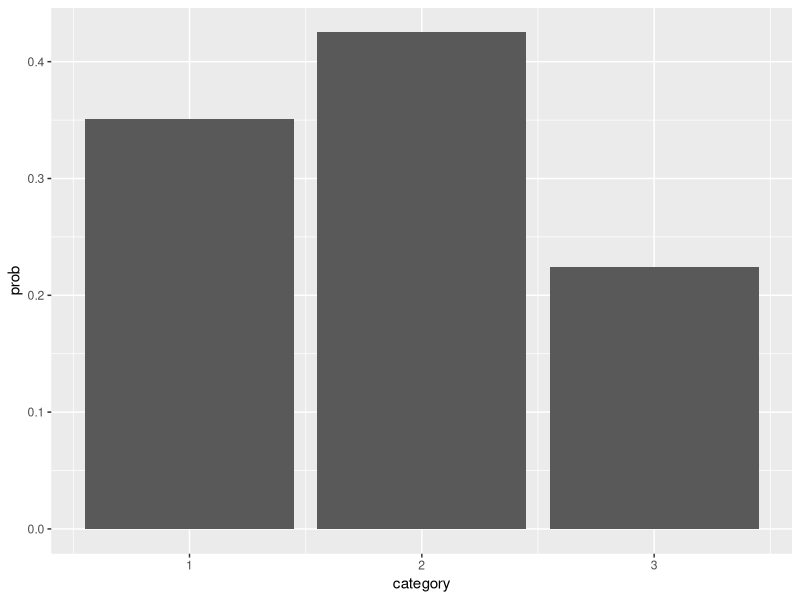
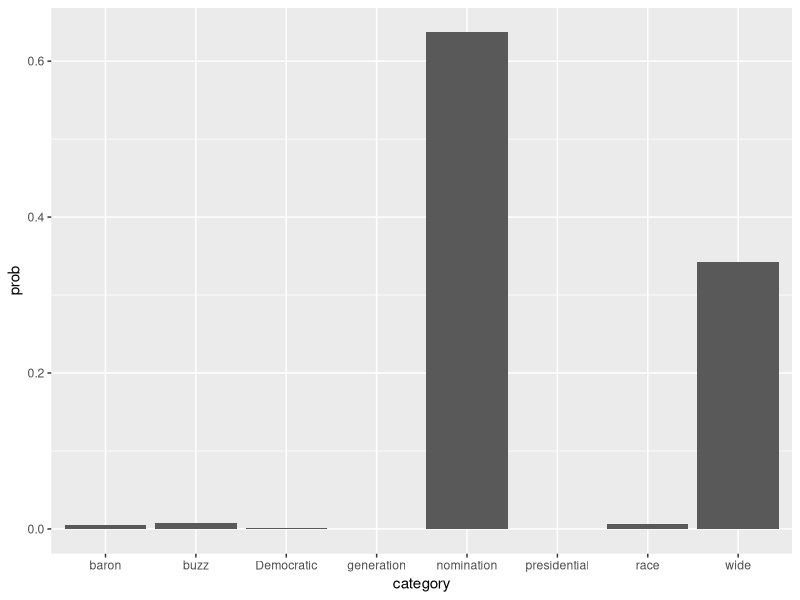

Write R code to recreate these figures, in order.
## The multinomial distribution

p <- c(0.3, 0.1, 0.2, 0.4)
n <- 5
rmultinom(n = 1, size = n, prob = p)


## The Dirichlet distribution
# install.packages("MCMCpack")
library(MCMCpack)
library(ggplot2)

alpha <- 1 * c(3,5,2)
prob <- MCMCpack::rdirichlet(1, alpha)
prob
ggplot(data = data.frame(prob=t(prob), category = 1:ncol(prob)), aes(x = category, y = prob)) + geom_bar(stat = "identity")




## The Multinomial-Dirichlet distribution
# install.packages("MCMCpack")
library(MCMCpack)
library(ggplot2)

alpha <- 1 * c(3,5,2)
prob <- MCMCpack::rdirichlet(1, alpha)
prob
rmultinom(n = 1, size = 1, prob = prob)



# The LDA model
vocabulary <- c("generation", "race", "Democratic", "nomination", "wide", "presidential", "buzz", "baron")
V <- length(vocabulary)
K <- 3
n_d <- c(13, 19, 5, 9)
D <- length(n_d)


Phi <- matrix(nrow = K, ncol = V)
colnames(Phi) <- vocabulary

beta <- rep(0.2, V)

# Step 1: Generate topics
for (k in 1:K){
  Phi[k,] <- rdirichlet(n = 1, alpha = beta)
}

# Lets look at the topics
k <- 3
ggplot(data = data.frame(prob=Phi[k,], category = colnames(Phi)), aes(x = category, y = prob)) + geom_bar(stat = "identity")


Theta <- matrix(nrow = D, ncol = K)
w <- list()
z <- list()

alpha <- rep(0.2, K)

# Step 2: Generate a document
for (d in 1:D){
  w[[d]] <- character(n_d[d]); z[[d]] <- integer(n_d[d])
  Theta[d,] <- rdirichlet(n = 1, alpha = alpha)
  for(i in 1:n_d[d]){
    z[[d]][i] <- sample(x = 1:K, size = 1, prob = Theta[d,])
    w[[d]][i] <- sample(x = vocabulary, size = 1, prob = Phi[z[[d]][[i]],])
  }
}
